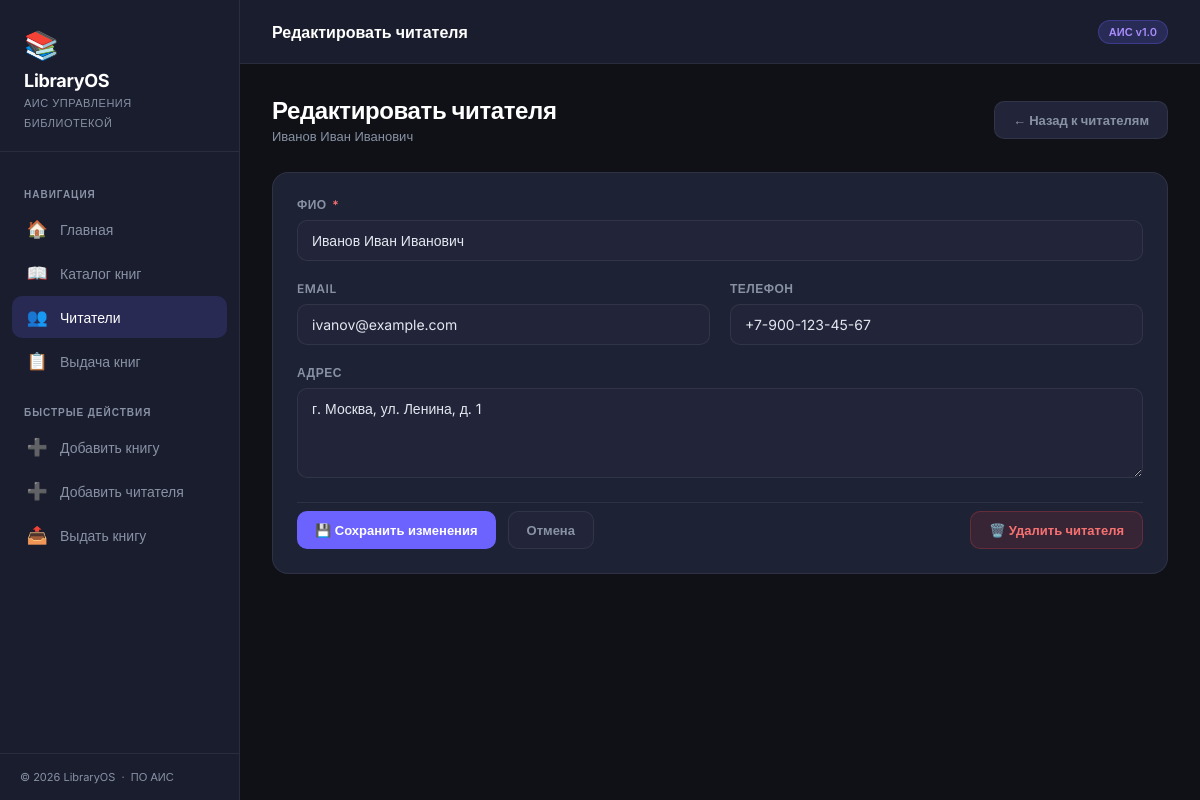
The page /readers/edit/1 on the database its author committed.
### tables this page shows
CREATE TABLE readers (
            id INTEGER PRIMARY KEY AUTOINCREMENT,
            full_name TEXT NOT NULL,
            email TEXT UNIQUE,
            phone TEXT,
            address TEXT,
            registration_date TIMESTAMP DEFAULT CURRENT_TIMESTAMP
        );

### app.py (the view, shortened to what this page needs)
@app.route('/readers/edit/<int:id>', methods=['GET', 'POST'])
def edit_reader(id):
    conn = get_db_connection()
    reader = conn.execute('SELECT * FROM readers WHERE id = ?', (id,)).fetchone()
    conn.close()
    return render_template('edit_reader.html', reader=reader)

### app.py (called while the page is built)
def get_db_connection():
    conn = sqlite3.connect(DATABASE)
    conn.row_factory = sqlite3.Row
    return conn

### templates/edit_reader.html (shortened to what this page needs)
{% extends "base.html" %}
{% block topbar_title %}Редактировать читателя{% endblock %}
{% block content %}
<div class="page-header">
    <div>
        <h2>Редактировать читателя</h2>
        <p>{{ reader.full_name }}</p>
    </div>
    <a href="/readers" class="btn btn-secondary">← Назад к читателям</a>
</div>
<div class="card">
    <form method="POST">
        <div class="form-grid">
            <div class="form-group form-span-full">
                <label>ФИО <span class="required-star">*</span></label>
                <input type="text" name="full_name" value="{{ reader.full_name }}" required>
            </div>
            <div class="form-group">
                <label>Email</label>
                <input type="email" name="email" value="{{ reader.email or '' }}">
            </div>
            <div class="form-group">
                <label>Телефон</label>
                <input type="tel" name="phone" value="{{ reader.phone or '' }}">
            </div>
            <div class="form-group form-span-full">
                <label>Адрес</label>
                <textarea name="address">{{ reader.address or '' }}</textarea>
            </div>
        </div>
        <div class="form-actions" style="margin-top: 24px;">
            <button type="submit" class="btn btn-primary">💾 Сохранить изменения</button>
            <a href="/readers" class="btn btn-secondary">Отмена</a>
            <a href="/readers/delete/{{ reader.id }}" class="btn btn-danger"
               onclick="return confirm('Удалить читателя «{{ reader.full_name }}»?')"
               style="margin-left: auto;">🗑️ Удалить читателя</a>
        </div>
    </form>
</div>
{% endblock %}

### templates/base.html (style rules this page uses)
:root { --bg: #0f1117; --bg2: #1a1d2e; --bg3: #222539; --surface: #1e2235; --border: rgba(255,255,255,0.07); --accent: #6c63ff; --accent2: #a78bfa; --green: #22c55e; --red: #ef4444; --amber: #f59e0b; --text: #e2e8f0; --muted: #8892a4; --sidebar-w: 240px; }
*, *::before, *::after { margin: 0; padding: 0; box-sizing: border-box; }
body { font-family: 'Inter', sans-serif; background: var(--bg); color: var(--text); min-height: 100vh; display: flex; }
.page-header { display: flex; align-items: center; justify-content: space-between; margin-bottom: 28px; flex-wrap: wrap; gap: 16px; }
.page-header h2 { font-size: 24px; font-weight: 700; color: #fff; letter-spacing: -0.4px; }
.page-header p { font-size: 13px; color: var(--muted); margin-top: 3px; }
.btn { display: inline-flex; align-items: center; gap: 7px; padding: 10px 18px; border-radius: 10px; font-size: 13px; font-weight: 600; cursor: pointer; text-decoration: none; border: none; transition: all 0.18s; white-space: nowrap; }
.btn-primary { background: var(--accent); color: #fff; }
.btn-secondary { background: var(--bg3); color: var(--muted); border: 1px solid var(--border); }
.btn-danger { background: rgba(239,68,68,0.12); color: #f87171; border: 1px solid rgba(239,68,68,0.25); }
.card { background: var(--surface); border: 1px solid var(--border); border-radius: 16px; padding: 24px; }
.form-grid { display: grid; grid-template-columns: repeat(auto-fit, minmax(280px, 1fr)); gap: 20px; }
.form-group { display: flex; flex-direction: column; gap: 8px; }
.form-group label { font-size: 12px; font-weight: 600; color: var(--muted); text-transform: uppercase; letter-spacing: 0.5px; }
.form-group input, .form-group select, .form-group textarea { background: var(--bg3); border: 1px solid var(--border); border-radius: 10px; color: var(--text); font-size: 14px; font-family: 'Inter', sans-serif; padding: 11px 14px; transition: border-color 0.18s, box-shadow 0.18s; }
.form-group input::placeholder, .form-group textarea::placeholder { color: var(--muted); }
.form-group textarea { resize: vertical; min-height: 90px; }
.required-star { color: #f87171; margin-left: 2px; }
.form-actions { display: flex; gap: 12px; padding-top: 8px; margin-top: 4px; border-top: 1px solid var(--border); }
.form-span-full { grid-column: 1 / -1; }

### rows shown on the page
readers: full_name "Иванов Иван Иванович", email "ivanov@example.com", phone "+7-900-123-45-67", address "г. Москва, ул. Ленина, д. 1"
